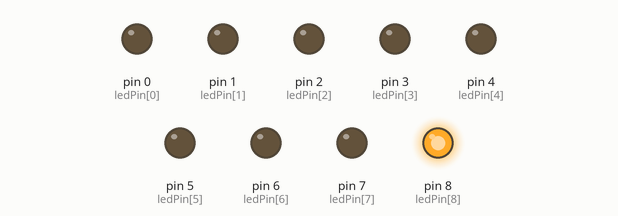
The sketch below on a simulated Arduino Uno, built with avr-gcc and run on an emulated ATmega328P. On the bench: output pins drawn as LEDs (lit = HIGH).

Above: at 0.2 s.
At 2.7 s:
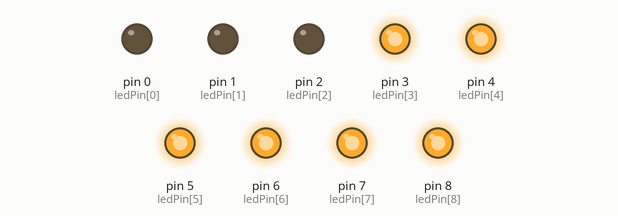
At 5.2 s:
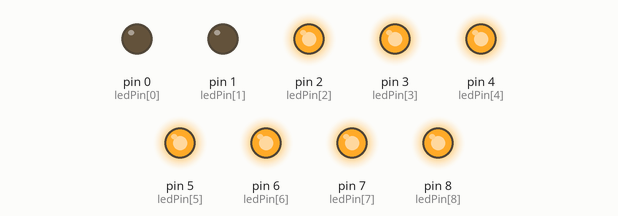
At 10.2 s:
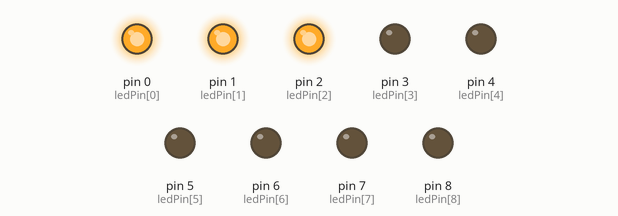
At 15.7 s:
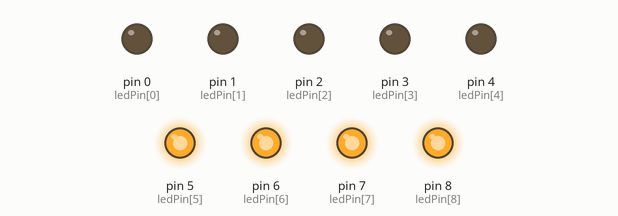
At 20.2 s:
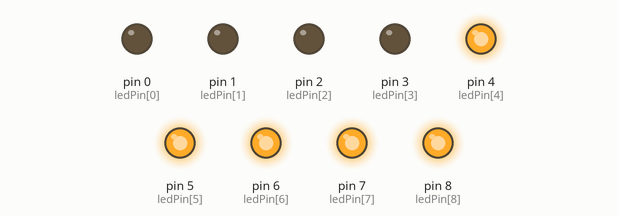
Timing chart, 0 to 20.7 s (numbered marks = the images above):
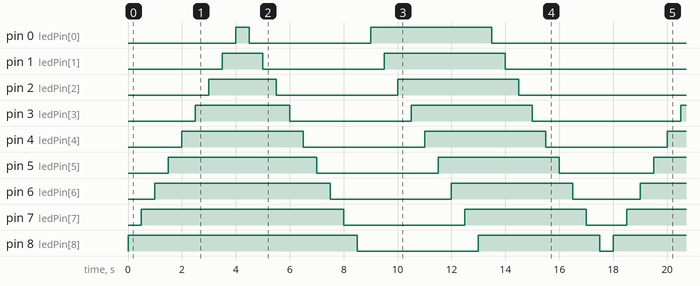

Measured:
- by itself, pin 0 (ledPin[0]): LOW → HIGH at 4.0 s, → LOW 0.50 s later, → HIGH 4.5 s later, → LOW 4.5 s later, … (8 changes in this stretch)
- by itself, pin 1 (ledPin[1]): LOW → HIGH at 3.5 s, → LOW 1.5 s later, → HIGH 4.5 s later, → LOW 4.5 s later, … (9 changes in this stretch)
- by itself, pin 2 (ledPin[2]): LOW → HIGH at 3.0 s, → LOW 2.5 s later, → HIGH 4.5 s later, → LOW 4.5 s later, … (9 changes in this stretch)
- by itself, pin 3 (ledPin[3]): LOW → HIGH at 2.5 s, → LOW 3.5 s later, → HIGH 4.5 s later, → LOW 4.5 s later, … (9 changes in this stretch)
- by itself, pin 4 (ledPin[4]): alternates HIGH for 4.5 s and LOW for 4.5 s
- by itself, pin 5 (ledPin[5]): LOW → HIGH at 1.5 s, → LOW 5.5 s later, → HIGH 4.5 s later, → LOW 4.5 s later, … (9 changes in this stretch)
- by itself, pin 6 (ledPin[6]): LOW → HIGH at 1.0 s, → LOW 6.5 s later, → HIGH 4.5 s later, → LOW 4.5 s later, … (9 changes in this stretch)
- by itself, pin 7 (ledPin[7]): LOW → HIGH at 0.50 s, → LOW 7.5 s later, → HIGH 4.5 s later, → LOW 4.5 s later, … (9 changes in this stretch)

The sketch:

Sang8led.ino
```cpp
byte ledPin[] = {0,1,2,3,4,5,6,7,8}; // Mảng lưu vị trí các chân Digital mà các đèn LED sử dụng theo thứ tự từ 1->8. Bạn có thể thêm các LED bằng cách thêm các chân digital vào mảng này
byte pinCount; // Khai báo biến pinCount dùng cho việc lưu tổng số chân LED
void setup() {
  pinCount = sizeof(ledPin);  //Xem thêm thông tin về hàm sizeof tại http://arduino.vn/reference/sizeof
  for (int i= pinCount - 1 ;i >=0 ;i--) {
    pinMode(ledPin[i],OUTPUT);  //Các chân LED là OUTPUT
    digitalWrite(ledPin[i],LOW); //Mặc định các đèn LED sẽ tắt
  }
}
void loop() {
  /*
    Bật tuần tự các đèn LED
  */
  for (int i= pinCount - 1 ; i >= 0; i--) {
    digitalWrite(ledPin[i],HIGH); //Bật đèn
    delay(500); // Dừng để các đèn LED sáng dần
  }

  /*
    Tắt tuần tự các đèn LED
  */
  for (int i = 0 ;i < pinCount ; i++) {
    digitalWrite(ledPin[i],LOW); // Tắt đèn
    delay(500); // Dừng để các đèn LED tắt dần
  }
   for (int i= 0 ; i < pinCount; i++) {
    digitalWrite(ledPin[i],HIGH); //Bật đèn
    delay(500); // Dừng để các đèn LED sáng dần
  }

  /*
    Tắt tuần tự các đèn LED
  */
  for (int i = 0 ;i < pinCount; i++) {
    digitalWrite(ledPin[i],LOW); // Tắt đèn
    delay(500); // Dừng để các đèn LED tắt dần
  }
}
```
